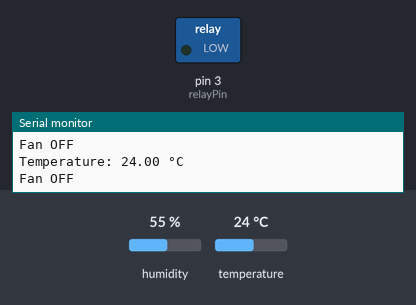
This sketch was run on a simulated Arduino Uno, built with avr-gcc and run on an emulated ATmega328P. Shown: switched loads named in the sketch (green lamp = pin HIGH), the last lines printed to the serial monitor. Inputs (shaded band) come from the test bench; at power-on: temperature 24 °C, humidity 55 %.

Above: at 4.8 s.
4.9 s: temperature set to 29 °C
7.9 s: temperature set to 32 °C
At 9.5 s:
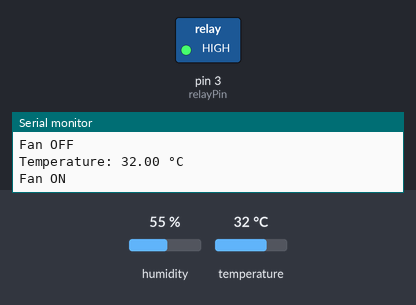
10.9 s: temperature set to 12 °C
At 13.1 s:
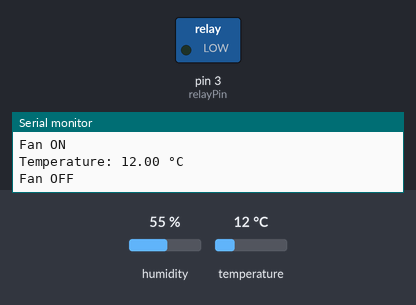
13.9 s: temperature set to 33 °C
At 15.5 s:
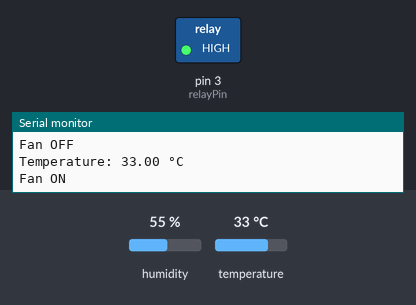
Timing chart, 0 to 17.0 s (numbered marks = the images above; inputs shaded):
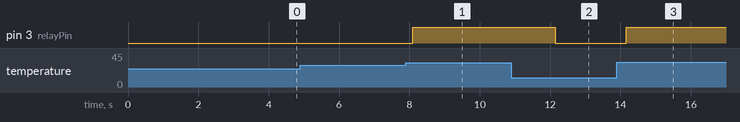

The sketch:

main.ino
```cpp
#include <DHT.h>

#define DHTPIN 2        // Pin connected to the DHT11 sensor
#define DHTTYPE DHT11   // Define the sensor type

DHT dht(DHTPIN, DHTTYPE);

// Define the relay pin
const int relayPin = 3;

// Define temperature threshold (in Celsius)
const float tempThreshold = 30;

void setup() {
  // Start the serial communication
  Serial.begin(9600);

  // Initialize the DHT sensor
  dht.begin();

  // Set the relay pin as output
  pinMode(relayPin, OUTPUT);
}

void loop() {
  // Wait a few seconds between readings
  delay(2000);

  // Read the temperature in Celsius
  float temperature = dht.readTemperature();

  // Check if reading is successful
  if (isnan(temperature)) {
    Serial.println("Failed to read from DHT sensor!");
    return;
  }

  // Print the temperature to the serial monitor
  Serial.print("Temperature: ");
  Serial.print(temperature);
  Serial.println(" °C");

  // Control the fan based on the temperature
  if (temperature > tempThreshold) {
    // Turn the fan on if temperature exceeds threshold
    digitalWrite(relayPin, HIGH);
    Serial.println("Fan ON");
  } else {
    // Turn the fan off if temperature is below threshold
    digitalWrite(relayPin, LOW);
    Serial.println("Fan OFF");
  }
}
```

Measured:
- the behaviour switches between 30 and 31 °C on temperature (found by bisection; images 0 and 1)
- after the input at 7.9 s, pin 3 (relayPin): LOW → HIGH after 0.20 s
- after the input at 10.9 s, pin 3 (relayPin): HIGH → LOW after 1.2 s
- after the input at 13.9 s, pin 3 (relayPin): LOW → HIGH after 0.27 s
